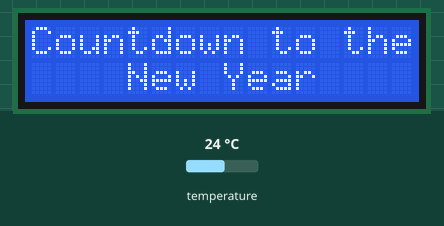
Recording of a sketch running on a simulated Arduino Uno, built with avr-gcc and run on an emulated ATmega328P. On the bench: 16×2 character LCD. The inputs (shaded band) are chosen by the test bench; at power-on: temperature 24 °C. The local clock reads 2024-03-15 10:24:30 at power-on unless the sketch sets it; what the sketch prints to the serial monitor is not drawn.

Above: at 0.1 s.
At 2.1 s:
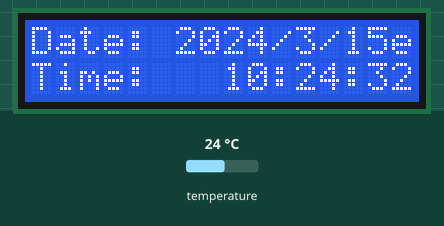
At 5.1 s:
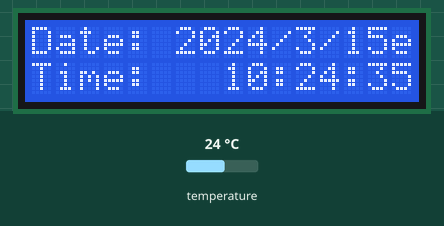
At 12.1 s:
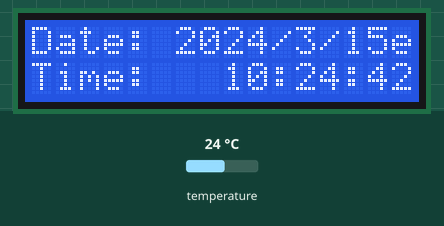
At 17.1 s:
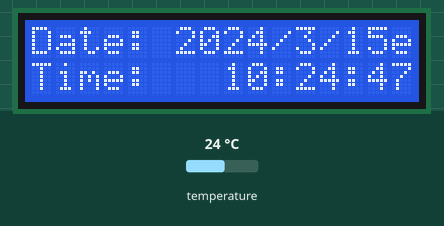
At 29.1 s:
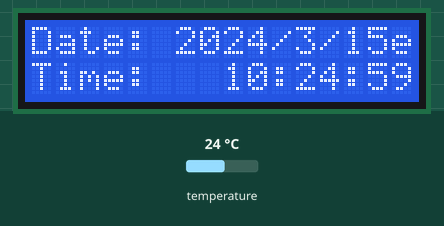

The sketch:

NewYearsCountdown.ino
```cpp
// Date and time functions using a DS3231 RTC connected via I2C and Wire lib
#include "RTClib.h"
#include <Wire.h>
// Liquid Crystal Library can be found here: https://github.com/fdebrabander/Arduino-LiquidCrystal-I2C-library
#include <LiquidCrystal_I2C.h>
#include <String.h>

RTC_DS3231 rtc;

char daysOfTheWeek[7][12] = {"Sunday", "Monday", "Tuesday", "Wednesday", "Thursday", "Friday", "Saturday"};

// Set a date of the new year, in this case Jan 1st 2022 at 12:00 AM
DateTime newYearDate = DateTime(2022, 1, 1, 0, 0, 0);

// Set the LCD address to 0x27 for a 16 chars and 2 line display
LiquidCrystal_I2C lcd(0x27, 16, 2);

unsigned long previousMillis = 0;        // Will store last time LCD was updated

// constants won't change:
const long updateInterval = 1000;           // interval at which to update LCD (milliseconds)

// Change from displaying the date and time to displaying the countdown every five seconds:
const int updatesPerCycle = 5;
int updatesThisCycle = 0;
bool printCurrentDate = true;

void setup () {
    Serial.begin(9600);

    // Check if the RTC is connected
    if (!rtc.begin()) {
        Serial.println("Couldn't find RTC");
        Serial.flush();
        while (1) delay(10);
    }
    // Initialize the LCD, print the start message
    lcd.begin();
    lcd.clear();
    lcd.setCursor(0, 0);
    lcd.print("Countdown to the");
    lcd.setCursor(0, 1);
    lcd.print("    New Year    ");
}

void loop () {
    // Update currentMillis
    unsigned long currentMillis = millis();

    // Retrieve the current time
    DateTime now = rtc.now();

    // Check if updateInterval has elapsed since previousMillis
    if (currentMillis - previousMillis >= updateInterval) {
        // save the last time you updated the LCD
        previousMillis = currentMillis;

        // Handle switching from displaying the date and time to displaying the countdown:
        if (updatesThisCycle < updatesPerCycle) {
            updatesThisCycle++;
        }
        else {
            printCurrentDate = !printCurrentDate;
            updatesThisCycle = 0;
        }

        if (printCurrentDate) {
            // Print current time
            Serial.print(now.year(), DEC);
            Serial.print('/');
            Serial.print(now.month(), DEC);
            Serial.print('/');
            Serial.print(now.day(), DEC);
            Serial.print(" (");
            Serial.print(daysOfTheWeek[now.dayOfTheWeek()]);
            Serial.print(") ");
            Serial.print(now.hour(), DEC);
            Serial.print(':');
            Serial.print(now.minute(), DEC);
            Serial.print(':');
            Serial.print(now.second(), DEC);
            Serial.println();

            String dateStr = "Date: " + String(now.year()) + "/" + String(now.month()) + "/" + String(now.day());
            String timeStr = "Time:   " + String(now.hour()) + ":" + String(now.minute()) + ":" + String(now.second());
            lcd.setCursor(0, 0);
            lcd.print(dateStr);
            lcd.setCursor(0, 1);
            lcd.print(timeStr);

            // Print temperature
            Serial.print("Temperature: ");
            Serial.print(rtc.getTemperature());
            Serial.println(" C");
        }
        else {
            // Print remainingTime to New Year
            TimeSpan remainingTime = newYearDate - now;
            // TODO test whether this handles dates in the past (negative TimeIntervals)
            if (remainingTime.totalseconds() <= 0) {
                Serial.println("Happy New Year!");
                Serial.println();
                // Trigger your fancy output here
            }
            else {
                Serial.print("Time until New Year's: ");
                // Years and months are unused in this case
                //    Serial.print(remainingTime.year(), DEC);
                //    Serial.print('/');
                //    Serial.print(remainingTime.month(), DEC);
                //    Serial.print('/');
                Serial.print(remainingTime.days(), DEC);
                Serial.print("d:");
                Serial.print(remainingTime.hours(), DEC);
                Serial.print("h:");
                Serial.print(remainingTime.minutes(), DEC);
                Serial.print("m:");
                Serial.print(remainingTime.seconds(), DEC);
                Serial.println("s");
                Serial.println();

                String timeStr = String(remainingTime.days()) + "d:" + String(remainingTime.hours()) + "h:" + String(remainingTime.minutes()) + "m:" + String(remainingTime.seconds()) + "s";
                lcd.clear();
                lcd.setCursor(0, 0);
                lcd.print("New Year Starts:");
                lcd.setCursor(0, 1);
                lcd.print(timeStr);
            }
        }
    }
}
```

Measured:
- what the display in image 1 shows lasts 1.0 s, from 2.0 s to 3.0 s
- what the display in image 2 shows lasts 7.0 s, from 5.0 s to 12.0 s
